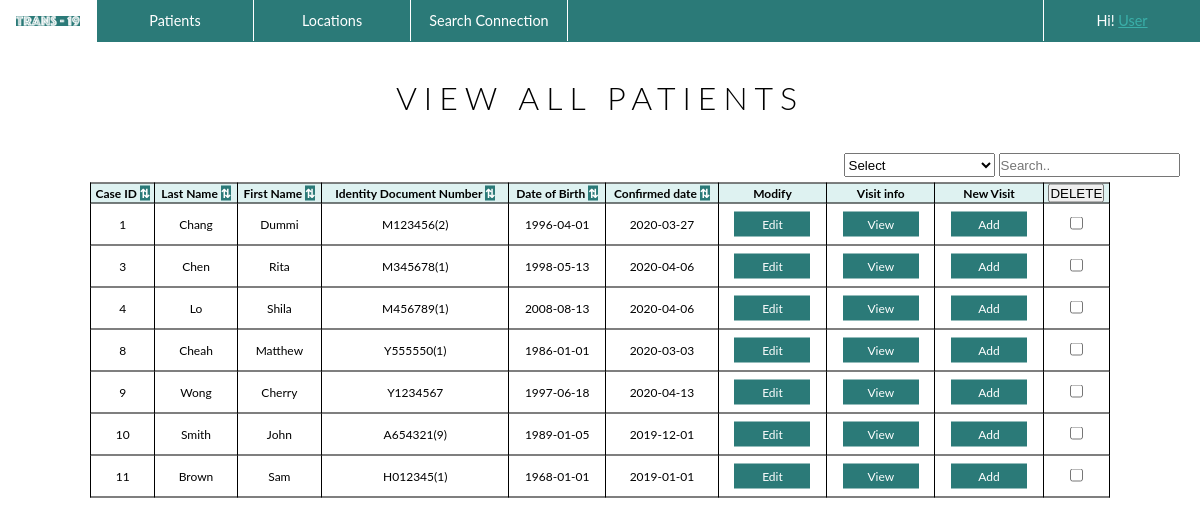
Page /patient_corner/patients on the earlier database version.
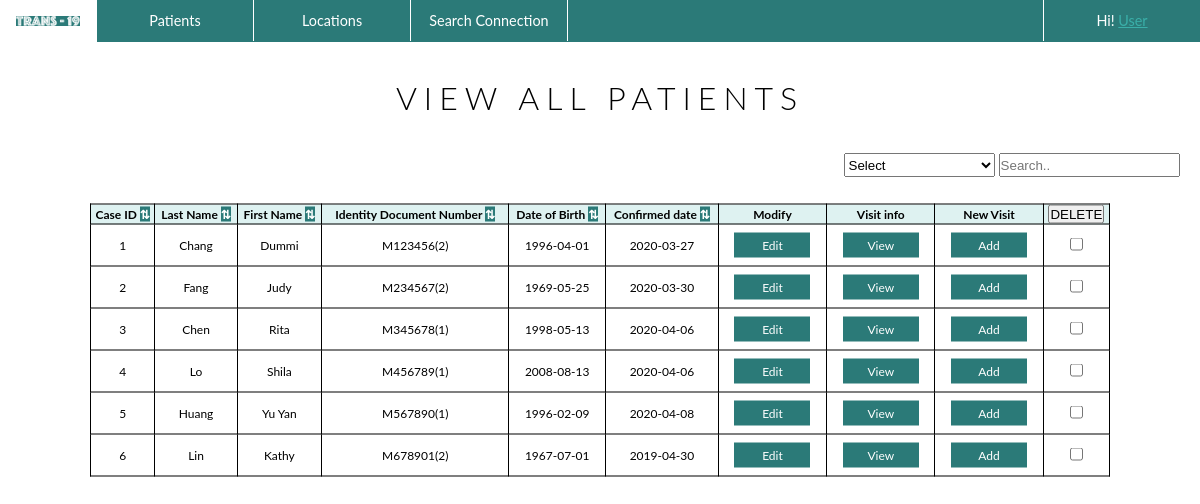
Same page on the later database version.
### patient_corner/models.py (models this page shows, shortened)
class Patient(models.Model):
    caseId = models.AutoField(primary_key=True)
    first_name = models.CharField(max_length=15)
    last_name = models.CharField(max_length=15)
    Id_doc_num = models.CharField(max_length=15)
    date_of_birth = models.DateField()
    confirmed_date = models.DateField()

### patient_corner/views.py (the view, shortened to what this page needs)
class ViewPatients(ListView):
    template_name = "patient_corner/patient_list.html"
    model = Patient

### templates/patient_corner/patient_list.html (shortened to what this page needs)
{%load static%}
<!DOCTYPE html>
<html>
<head>
  <link rel="stylesheet" type="text/css" href="{% static 'css/templatestyle.css'%}">
</head>
<body>
<header>
    <div class="menu">
      <ul>
        <li class="logo"><a href="{% url 'home' %}"><img src="{% static 'media/logo_navigation.png' %}" style = "max-width: 100%;" alt ="TRANS-19"></a></li>
        <li class="dropdown">
          <a href="{% url 'patients' %}" class="dropbtn">Patients</a>
        </li>
        <li class="dropdown">
          <a href="{% url 'locations' %}" class="dropbtn">Locations</a>
        </li>
        <li class="dropdown">
          <a href="{% url 'searchconnection' %}">Search Connection</a>
        </li>
        <li class="dropdown" style="float:right; border-left: 1px solid white;  border-right: 0px solid white;  ">
          <a href="{% url 'locations' %}" class="dropbtn">Hi! <u>User</u></a>
        </li>
      </ul>
    </div>
</header>
  <div class="title">
    <h1 style="text-align:center">View All Patients</h1>
  </div>
  <div class="sortsearch" style="float:right;">
    <select id="tableheading" class="tableheading"  onclick="searching()">
      <option value="6">Select</option>
    </select>
    <input type="text" placeholder="Search.." name="search" class="searchbar" onkeyup="searching()" id="INPUT">
  </div>
  <table style="margin-top: 5%;"id="TABLE">
    <form  method="post">
    <tr>
      <th>Case ID <mark onclick="sortingNum(0)">⇅</mark></th>
      <th>Last Name <mark onclick="sorting(1)">⇅</mark></th>
      <th>First Name <mark onclick="sorting(2)">⇅</mark></th>
      <th>Identity Document Number <mark onclick="sorting(3)">⇅</mark></th>
      <th>Date of Birth <mark onclick="sorting(4)">⇅</mark></th>
      <th>Confirmed date <mark onclick="sorting(5)">⇅</mark></th>
      <th>Modify</th>
      <th>Visit info</th>
      <th>New Visit</th>
      <th><button type="submit" name = "delete_entry">DELETE</button></th>
    </tr>
    {% for patient in patient_list %}
    <tr>
      <td>{{patient.caseId}}</td>
      <td>{{patient.last_name}}</td>
      <td>{{patient.first_name}}</td>
      <td>{{patient.Id_doc_num}}</td>
      <td>{{patient.date_of_birth|date:"Y-m-d"}}</td>
      <td>{{patient.confirmed_date|date:"Y-m-d"}}</td>
      <td><a href="{% url 'editpatient' patient.caseId %}" class="button">Edit</a></td>
      <td><a href="{% url 'patient_visit' patient.caseId %}" class="button">View</a></td>
      <td><a href="{% url 'addvisit' patient.caseId %}" class="button">Add</a></td>
      <td><input type="checkbox" name="patient_to_be_deleted" value="{{patient.pk}}"></td>
    </tr>
    {% empty %}
    <tr>
      <td colspan="10">No patient information available.</td>
    </tr>
    {% endfor %}
</form>
  </table>
</body>
</html>

Differences in the rows shown:
removed Patient: caseId "8", last_name "Cheah", first_name "Matthew", Id_doc_num "Y555550(1)", date_of_birth "1986-01-01", confirmed_date "2020-03-03"
removed Patient: caseId "9", last_name "Wong", first_name "Cherry", Id_doc_num "Y1234567", date_of_birth "1997-06-18", confirmed_date "2020-04-13"
removed Patient: caseId "10", last_name "Smith", first_name "John", Id_doc_num "A654321(9)", date_of_birth "1989-01-05", confirmed_date "2019-12-01"
removed Patient: caseId "11", last_name "Brown", first_name "Sam", Id_doc_num "H012345(1)", date_of_birth "1968-01-01", confirmed_date "2019-01-01"
added Patient: caseId "2", last_name "Fang", first_name "Judy", Id_doc_num "M234567(2)", date_of_birth "1969-05-25", confirmed_date "2020-03-30"
added Patient: caseId "5", last_name "Huang", first_name "Yu Yan", Id_doc_num "M567890(1)", date_of_birth "1996-02-09", confirmed_date "2020-04-08"
added Patient: caseId "6", last_name "Lin", first_name "Kathy", Id_doc_num "M678901(2)", date_of_birth "1967-07-01", confirmed_date "2019-04-30"
